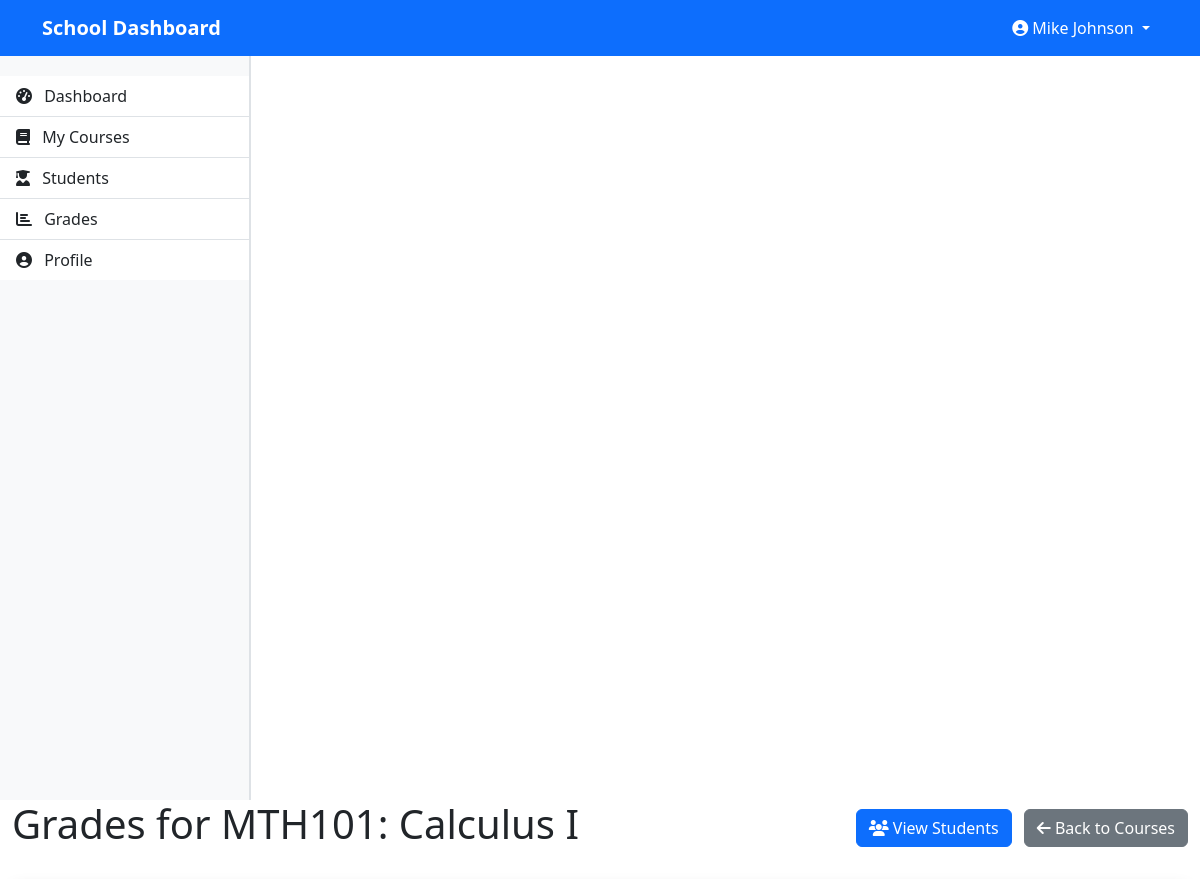
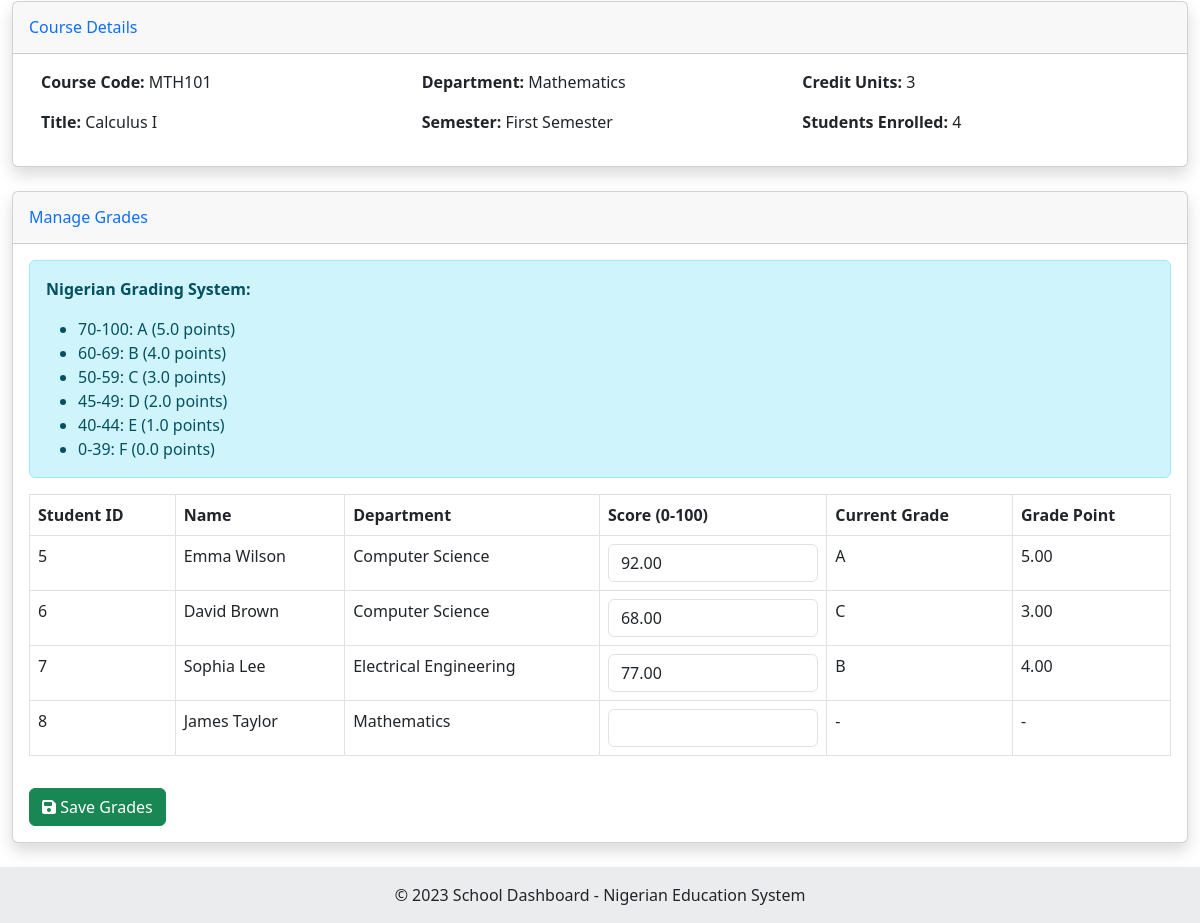
The page /teacher/course_grades.php?course_id=5 (signed in) on the database its author committed (2 pictures, top to bottom).
### tables this page shows
CREATE TABLE IF NOT EXISTS courses (
    id INT AUTO_INCREMENT PRIMARY KEY,
    course_code VARCHAR(20) NOT NULL,
    title VARCHAR(100) NOT NULL,
    department_id INT NOT NULL,
    semester_id INT NOT NULL,
    credit_units INT NOT NULL,
    teacher_id INT,
    FOREIGN KEY (department_id) REFERENCES departments(id),
    FOREIGN KEY (semester_id) REFERENCES semesters(id),
    FOREIGN KEY (teacher_id) REFERENCES users(id)
);

CREATE TABLE IF NOT EXISTS departments (
    id INT AUTO_INCREMENT PRIMARY KEY,
    name VARCHAR(100) NOT NULL,
    created_at TIMESTAMP DEFAULT CURRENT_TIMESTAMP
);

CREATE TABLE IF NOT EXISTS semesters (
    id INT AUTO_INCREMENT PRIMARY KEY,
    name VARCHAR(50) NOT NULL,
    is_current BOOLEAN DEFAULT FALSE
);

CREATE TABLE IF NOT EXISTS student_courses (
    id INT AUTO_INCREMENT PRIMARY KEY,
    student_id INT NOT NULL,
    course_id INT NOT NULL,
    semester_id INT NOT NULL,
    registered_at TIMESTAMP DEFAULT CURRENT_TIMESTAMP,
    FOREIGN KEY (student_id) REFERENCES users(id),
    FOREIGN KEY (course_id) REFERENCES courses(id),
    FOREIGN KEY (semester_id) REFERENCES semesters(id)
);

CREATE TABLE IF NOT EXISTS users (
    id INT AUTO_INCREMENT PRIMARY KEY,
    full_name VARCHAR(100) NOT NULL,
    email VARCHAR(100) NOT NULL UNIQUE,
    password VARCHAR(255) NOT NULL,
    user_type_id INT NOT NULL,
    department_id INT,
    age INT,
    profile_picture VARCHAR(255) DEFAULT 'default.jpg',
    created_at TIMESTAMP DEFAULT CURRENT_TIMESTAMP,
    FOREIGN KEY (user_type_id) REFERENCES user_types(id),
    FOREIGN KEY (department_id) REFERENCES departments(id)
);

CREATE TABLE IF NOT EXISTS grades (
    id INT AUTO_INCREMENT PRIMARY KEY,
    student_id INT NOT NULL,
    course_id INT NOT NULL,
    semester_id INT NOT NULL,
    score DECIMAL(5,2) DEFAULT NULL,
    grade CHAR(2) DEFAULT NULL,
    grade_point DECIMAL(3,2) DEFAULT NULL,
    graded_by INT NOT NULL,
    graded_at TIMESTAMP DEFAULT CURRENT_TIMESTAMP,
    FOREIGN KEY (student_id) REFERENCES users(id),
    FOREIGN KEY (course_id) REFERENCES courses(id),
    FOREIGN KEY (semester_id) REFERENCES semesters(id),
    FOREIGN KEY (graded_by) REFERENCES users(id)
);

### classes/Database.php (called while the page is built, shortened)
<?php
class Database {
    private $host = "localhost";
    private $username = "root";
    private $password = "";
    private $database = "school_dashboard";
    private $conn;
    public function __construct() {
        $this->conn = new mysqli($this->host, $this->username, $this->password, $this->database);
    }
    public function prepare($sql) {
        return $this->conn->prepare($sql);
    }
}
?>

### classes/Course.php (called while the page is built, shortened)
<?php
require_once 'Database.php';
class Course {
    private $db;
    public function __construct() {
        $this->db = new Database();
    }
    public function getCourseById($id) {
        $sql = "SELECT c.*, d.name as department_name, s.name as semester_name, u.full_name as teacher_name
                FROM courses c
                LEFT JOIN departments d ON c.department_id = d.id
                LEFT JOIN semesters s ON c.semester_id = s.id
                LEFT JOIN users u ON c.teacher_id = u.id
                WHERE c.id = ?";
        $stmt = $this->db->prepare($sql);
        $stmt->bind_param("i", $id);
        $stmt->execute();
        $result = $stmt->get_result();
        if ($result->num_rows === 1) {
            return $result->fetch_assoc();
        }
        return false;
    }
    public function getCourseStudents($course_id) {
        $sql = "SELECT u.*, d.name as department_name, sc.id as registration_id
                FROM student_courses sc
                JOIN users u ON sc.student_id = u.id
                LEFT JOIN departments d ON u.department_id = d.id
                WHERE sc.course_id = ?";
        $stmt = $this->db->prepare($sql);
        $stmt->bind_param("i", $course_id);
        $stmt->execute();
        $result = $stmt->get_result();
        $students = [];
        while ($row = $result->fetch_assoc()) {
            $students[] = $row;
        }
        return $students;
    }
}
?>

### classes/Grade.php (called while the page is built, shortened)
<?php
require_once 'Database.php';
class Grade {
    private $db;
    public function __construct() {
        $this->db = new Database();
    }
    public function getGrade($student_id, $course_id, $semester_id) {
        $sql = "SELECT g.*, c.course_code, c.title, c.credit_units, u.full_name as grader_name
                FROM grades g
                JOIN courses c ON g.course_id = c.id
                JOIN users u ON g.graded_by = u.id
                WHERE g.student_id = ? AND g.course_id = ? AND g.semester_id = ?";
        $stmt = $this->db->prepare($sql);
        $stmt->bind_param("iii", $student_id, $course_id, $semester_id);
        $stmt->execute();
        $result = $stmt->get_result();
        if ($result->num_rows === 1) {
            return $result->fetch_assoc();
        }
        return false;
    }
}
?>

### teacher/course_grades.php (the view, shortened to what this page needs)
<?php
require_once '../classes/Course.php';
require_once '../classes/Grade.php';
$course_id = intval($_GET['course_id']);
$course = new Course();
$grade = new Grade();
$courseData = $course->getCourseById($course_id);
$students = $course->getCourseStudents($course_id);
include '../includes/header.php';
?>
<div class="container-fluid">
    <div class="d-flex justify-content-between align-items-center mb-4">
        <h1>Grades for <?php echo $courseData['course_code']; ?>: <?php echo $courseData['title']; ?></h1>
        <div>
            <a href="course_students.php?course_id=<?php echo $course_id; ?>" class="btn btn-primary me-2">
                <i class="fas fa-users"></i> View Students
            </a>
            <a href="courses.php" class="btn btn-secondary">
                <i class="fas fa-arrow-left"></i> Back to Courses
            </a>
        </div>
    </div>
    <div class="card shadow mb-4">
        <div class="card-header py-3">
            <h6 class="m-0 font-weight-bold text-primary">Course Details</h6>
        </div>
        <div class="card-body">
            <div class="row">
                <div class="col-md-4">
                    <p><strong>Course Code:</strong> <?php echo $courseData['course_code']; ?></p>
                    <p><strong>Title:</strong> <?php echo $courseData['title']; ?></p>
                </div>
                <div class="col-md-4">
                    <p><strong>Department:</strong> <?php echo $courseData['department_name']; ?></p>
                    <p><strong>Semester:</strong> <?php echo $courseData['semester_name']; ?></p>
                </div>
                <div class="col-md-4">
                    <p><strong>Credit Units:</strong> <?php echo $courseData['credit_units']; ?></p>
                    <p><strong>Students Enrolled:</strong> <?php echo count($students); ?></p>
                </div>
            </div>
        </div>
    </div>
    <div class="card shadow mb-4">
        <div class="card-header py-3">
            <h6 class="m-0 font-weight-bold text-primary">Manage Grades</h6>
        </div>
        <div class="card-body">
            <?php if (empty($students)): ?>
                <div class="alert alert-info">
                    <p>No students are currently enrolled in this course.</p>
                </div>
            <?php else: ?>
                <div class="alert alert-info">
                    <p><strong>Nigerian Grading System:</strong></p>
                    <ul class="mb-0">
                        <li>70-100: A (5.0 points)</li>
                        <li>60-69: B (4.0 points)</li>
                        <li>50-59: C (3.0 points)</li>
                        <li>45-49: D (2.0 points)</li>
                        <li>40-44: E (1.0 points)</li>
                        <li>0-39: F (0.0 points)</li>
                    </ul>
                </div>
                <form method="POST" action="">
                    <div class="table-responsive">
                        <table class="table table-bordered" width="100%" cellspacing="0">
                            <thead>
                                <tr>
                                    <th>Student ID</th>
                                    <th>Name</th>
                                    <th>Department</th>
                                    <th>Score (0-100)</th>
                                    <th>Current Grade</th>
                                    <th>Grade Point</th>
                                </tr>
                            </thead>
                            <tbody>
                                <?php foreach ($students as $student):
                                    $studentGrade = $grade->getGrade($student['id'], $course_id, $courseData['semester_id']);
                                    $hasGrade = $studentGrade !== false;
                                    $currentScore = $hasGrade ? $studentGrade['score'] : '';
                                    $currentGrade = $hasGrade ? $studentGrade['grade'] : '-';
                                    $currentGradePoint = $hasGrade ? $studentGrade['grade_point'] : '-';
                                ?>
                                    <tr>
                                        <td><?php echo $student['id']; ?></td>
                                        <td><?php echo $student['full_name']; ?></td>
                                        <td><?php echo $student['department_name']; ?></td>
                                        <td>
                                            <input type="number" class="form-control" name="scores[<?php echo $student['id']; ?>]"
                                                   value="<?php echo $currentScore; ?>" min="0" max="100" step="0.01">
                                        </td>
                                        <td><?php echo $currentGrade; ?></td>
                                        <td><?php echo $currentGradePoint; ?></td>
                                    </tr>
                                <?php endforeach; ?>
                            </tbody>
                        </table>
                    </div>
                    <div class="mt-3">
                        <button type="submit" class="btn btn-success">
                            <i class="fas fa-save"></i> Save Grades
                        </button>
                    </div>
                </form>
            <?php endif; ?>
        </div>
    </div>
</div>
<?php
include '../includes/footer.php';
?>

### includes/header.php (style rules this page uses)
body { min-height: 100vh; display: flex; flex-direction: column; overflow-x: hidden; margin: 0; padding: 0; }
.row { width: 100%; margin: 0; display: flex; flex-wrap: nowrap; }
.card { margin-bottom: 20px; box-shadow: 0 4px 6px rgba(0,0,0,0.1); }

### rows shown on the page
courses: course_code "MTH101", title "Calculus I", department.name "Mathematics", semester.name "First Semester", credit_units "3"
student_courses: student "5", student.full_name "Emma Wilson", departments.name "Computer Science", score "92.00", grades.grade "A", grades.grade_point "5.00"
student_courses: student "6", student.full_name "David Brown", departments.name "Computer Science", score "68.00", grades.grade "C", grades.grade_point "3.00"
student_courses: student "7", student.full_name "Sophia Lee", departments.name "Electrical Engineering", score "77.00", grades.grade "B", grades.grade_point "4.00"
student_courses: student "8", student.full_name "James Taylor", departments.name "Mathematics", currentGrade "-", currentGradePoint "-"

### other values the page prints
SessionManager::getUserName() "Mike Johnson"
count($students) "4"
